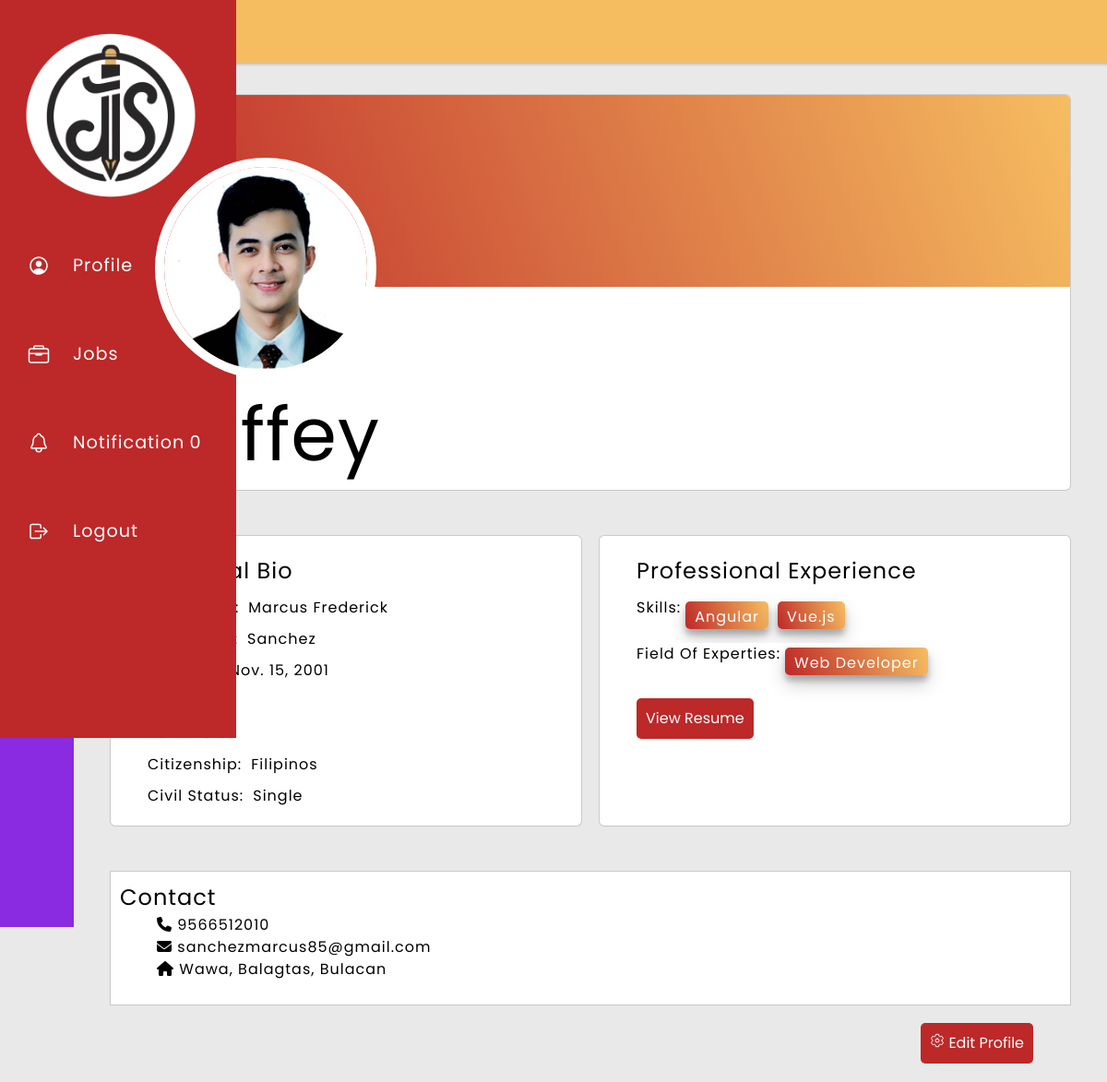
The app's page /applicantProfile/ (signed in) with its own data.
### main/models.py (models this page shows, shortened)
class Profile(models.Model):
    user = models.OneToOneField(User, on_delete=models.CASCADE)
    birthday = models.DateField(null=True, blank=True)
    age = models.IntegerField(null=True, blank=True)
    address = models.CharField(max_length=255, blank=True, default='')
    sex_choices = [
        ('Male', 'Male'),
        ('Female', 'Female'),
        ('Other', 'Other'),
    ]
    sex = models.CharField(max_length=10, choices=sex_choices, blank=True, default='')
    current_company = models.CharField(max_length=255, blank=True, default='')
    field_of_expertise = models.ManyToManyField('Field_of_Expertise', blank=True)
    skills = models.ManyToManyField('Skill', blank=True)
    civil_status_choices = [
        ('Single', 'Single'),
        ('Married', 'Married'),
        ('Divorced', 'Divorced'),
        ('Widowed', 'Widowed'),
        ('Other', 'Other'),
    ]
    civil_status = models.CharField(max_length=10, choices=civil_status_choices, blank=True, default='')
    citizenship = models.CharField(max_length=255, blank=True, default='')
    phone_number = models.IntegerField(blank=True, null=True)
    province = models.CharField(max_length=100, default='')
    municipality = models.CharField(max_length=100, default='')
    user_types = [
        ('Admin', 'Admin'),
        ('Applicant', 'Applicant'),
        ('Employer', 'Employer'),
    ]
    user_type = models.CharField(max_length=10, choices=user_types, default='Employee')
    profile_pic = models.ImageField(upload_to=user_profile_pic_path, blank=True, null=True)
    resume = models.FileField(upload_to=user_resume_path, blank=True, null=True)

class Skill(models.Model):
    name = models.CharField(max_length=255, unique=True)

class Field_of_Expertise(models.Model):
    name = models.CharField(max_length=255, unique=True)

### main/views.py (the view)
# urls.py: path("applicantProfile/", views.applicantProfile, name="applicantProfile"),
@login_required
@user_passes_test(is_applicant, login_url='/unauthorized_access/')
def applicantProfile(request):
    user_profile = None
    unread_notification_count = Notifications.objects.filter(user=request.user, read=False).count()
    if hasattr(request.user, 'profile'):
        user_profile = request.user.profile
    else:
        print("No profile found for user:", request.user)
    return render(request, "main/Applicant/applicant-profile.html", {'user_profile': user_profile, 'unread_notification_count': unread_notification_count})

### main/views.py (called while the page is built)
def is_applicant(user):
    return user.profile.user_type == 'Applicant' if hasattr(user, 'profile') else False

### main/templates/main/Applicant/applicant-profile.html (shortened to what this page needs)
{% load static %}
<html>
    <head>
        <link rel="stylesheet" href="https://cdn.jsdelivr.net/npm/bootstrap@4.0.0/dist/css/bootstrap.min.css">
        <link rel="stylesheet" type="text/css" href="{% static 'css/employee-profile.css' %}">
    </head>
    <body>
        <div class="main-container">
            <div class="flex-container">
                <div class="popup-nav">
                    <div class="logo">
                        <img class="logo" src="{% static 'img/JobPortal Logo Emblem White-BG.png' %}" alt="logo">
                    </div>
                    <ul class="navbar-nav">
                        <li class="nav-item">
                            <a href="{% url 'applicantProfile' %}" class="nav-link">
                                <ion-icon name="person-circle-outline"></ion-icon>
                                <span class="nav-text">Profile</span>
                            </a>
                        </li>
                        <li class="nav-item">
                            <a href="{% url 'applicantHome' %}" class="nav-link">
                                <ion-icon name="briefcase-outline"></ion-icon>
                                <span class="nav-text">Jobs</span>
                            </a>
                        </li>
                        <li class="nav-item">
                            <a href="{% url 'applicantNotif' %}" class="nav-link">
                                <ion-icon name="notifications-outline"></ion-icon>
                                <span class="nav-text">Notification</span>
                                <span class="nav-text">{{ unread_notification_count }}</span>
                            </a>
                        </li>
                        <li class="nav-item">
                            <a href=""  class="nav-link" data-toggle="modal" data-target="#logoutModal">
                                <ion-icon name="log-out-outline"></ion-icon>
                                <span class="nav-text">Logout</span>
                            </a>
                        </li>
                    </ul>
                </div>
            </div>
            <div class="right-container">
                <div class="profile-header">
                    <span>Profile</span>
                </div>
                <div class="profile-container">
                    <div class="flex-profile">
                        <div class="name">
                            <div class="top-design"></div>
                            <div class="pic-container">
                                {% if user_profile.profile_pic %}
                                    <img class="profile-pic pic" src="{{ user_profile.profile_pic.url }}" alt="Profile Picture">
                                {% else %}
                                    <img class="profile-pic pic" src="{% static 'img/placeholder.png' %}" alt="Profile Picture">
                                {% endif %}
                            </div>
                            <span class="profile-name">{{ user.username }}</span>
                        </div>
                        <div class="flex-personal-info">
                            <div class="peronal-info-container">
                                <span class="profile-info-h1">Personal Bio</span>
                                <div class="info-container">
                                    <span class="profile-info-h2">First Name: </span>
                                    <span class="profile-info">{{ user.first_name }}</span>
                                </div>
                                <div class="info-container">
                                    <span class="profile-info-h2">Last Name: </span>
                                    <span class="profile-info">{{ user.last_name }}</span>
                                </div>
                                <div class="info-container">
                                    <span class="profile-info-h2">Birthday: </span>
                                    <span class="profile-info">{{ user_profile.birthday }}</span>
                                </div>
                                <div class="info-container">
                                    <span class="profile-info-h2">Age: </span>
                                    <span class="profile-info"> {{ user_profile.age }}</span>
                                </div>
                                <div class="info-container">
                                    <span class="profile-info-h2">Sex: </span>
                                    <span class="profile-info">{{ user_profile.sex }}</span>
                                </div>
                                <div class="info-container">
                                    <span class="profile-info-h2">Citizenship: </span>
                                    <span class="profile-info">{{ user_profile.citizenship }}</span>
                                </div>
                                <div class="info-container">
                                    <span class="profile-info-h2">Civil Status: </span>
                                    <span class="profile-info">{{ user_profile.civil_status }}</span>
                                </div>
                            </div>
                            <div class="peronal-exp-container">
                                <span class="profile-info-h1">Professional Experience</span>
                                <div class="info-container">
                                    <span class="profile-info-h2">Skills: </span>
                                    <div class="tags" id="job-tags-container">
                                        {% for skill in user_profile.skills.all %}
                                            <p class="tag">{{ skill.name }}</p>
                                        {% endfor %}
                                    </div>
                                </div>
                                <div class="info-container">
                                    <span class="profile-info-h2">Field Of Experties: </span>
                                    <div class="tags" id="job-tags-container">
                                        {% for field_of_expertise in user_profile.field_of_expertise.all %}
                                            <p class="tag">{{ field_of_expertise.name }}</p>
                                        {% endfor %}
                                    </div>
                                </div>
                                {% if user_profile.resume %}
                                    <a href="{{ user_profile.resume.url }}" target="_blank">
                                        <input type="button" class="resume" value="View Resume">
                                    </a>
                                {% else %}
                                    <p>No resume available.</p>
                                {% endif %}
                            </div>
                        </div>
                        <div class="contact-container">
                            <span class="profile-info-h1">Contact</span>
                            <ul>
                                <li>
                                    <span class="icon"><i class="fa fa-phone" aria-hidden="true"></i>
                                    </span>
                                    <span class="text">{{ user_profile.phone_number }}</span>
                                </li>
                                <li>
                                    <span class="icon"><i class="fa fa-envelope" aria-hidden="true"></i>
                                    </span>
                                    <span class="text">{{ user.email }}</span>
                                </li>
                                <li>
                                    <span class="icon"><i class="fa fa-home" aria-hidden="true"></i></span>
                                    <span class="text">{{ user_profile.address }}</span>
                                </li>
                             </ul>
                        </div>
                    </div>
                    <div class="flex-edit">
                        <div class="edit-container">
                            <a href="{% url 'applicantEdit' %}">
                                <button class="edit"><ion-icon name="settings-outline"></ion-icon>  Edit Profile</button>
                            </a>
                        </div>
                    </div>
                </div>
            </div>
    </body>
</html>

### main/static/css/employee-profile.css (style rules this page uses)
body { padding: 0; margin: 0; color: #000; background: #e9e9e9; font-family: Poppins; letter-spacing: 1px; }
.main-container { position: relative; width: 100%; height: 1005px; margin: 0 auto; }
.flex-container { position: fixed; display: flex; width: 5rem; height: 1005px; padding: 0; background: blueviolet; transition: 2s; }
.popup-nav { margin: 0; width: 5rem; height: 100vh; position: fixed; background-color: #bd2828; transition: 1s ease; font-size: 1.2rem; }
.navbar-nav { list-style: none; padding: 0; margin: 0; display: flex; flex-direction: column; align-items: center; }
.logo img { position: relative; margin: 10px 0 0 5px; padding-left: 0; max-width:100%; width: 90%; height: auto; transform: scale(1,1); }
.nav-item { width: 100%; margin: 0 0 0 10px; padding: 0 5px; }
.nav-link { display: flex; align-items: center; height: 6rem; color: #fff; text-decoration: none; transition: 2s; }
.nav-text { display: none; margin-left: 5px; transition: 2s; }
.nav-link ion-icon { font-size: 1.5rem; min-width: 2rem; margin: 0 1rem; }
.right-container { margin-left: 5rem; width: cal(100%-5rem); height: 100%; max-height: 5000px; transition: .5s; }
.profile-header { padding: 10px 20px; background: #f6bd60; box-shadow: 0px 0px 3px 2px rgba(0,0,0,0.2); }
.profile-header span { margin: 0 30px; font-size: 2rem; }
.profile-container { width: max(50%,cal(100%-5rem)); height: 900px; margin: 5px 0; padding: 30px; background: #e9e9e9; }
.name { width: cal(100%-5rem); margin: 0 10px 30px; background: #fff; border-radius: 5px; box-shadow: rgba(0, 0, 0, 0.02) 0px 1px 3px 0px, rgba(27, 31, 35, 0.15) 0px 0px 0px 1px; }
.top-design { width: 100%; height: 13rem; margin: 0 0 100px 0; background: linear-gradient(70deg, #bd2828, #f6bd60); border-top-right-radius: 5px; border-top-left-radius: 5px; }
.profile-pic { position: absolute; left: 14%; top: 17%; width: 15rem; height: 15rem; border: solid 10px #fff; border-radius: 50%; background-repeat: no-repeat; background-position: center center; background-size: cover }
.profile-name { margin: 0 50px; font-size: 5rem; }
.contact-container { margin: 0 10px; padding: 10px; background: #fff; box-shadow: rgba(0, 0, 0, 0.02) 0px 1px 3px 0px, rgba(27, 31, 35, 0.15) 0px 0px 0px 1px; }
ul { list-style: none; }
.flex-personal-info { margin: 50px 0 ; width: cal(100%-5rem); display: flex; justify-content: space-between; flex-wrap: wrap; }
.peronal-info-container { width: 40%; display: flex; margin: 0 10px; padding: 20px 40px; justify-content:start; flex-direction: column; flex-grow: 1; background: #fff; border-radius: 5px; box-shadow: rgba(0, 0, 0, 0.02) 0px 1px 3px 0px, rgba(27, 31, 35, 0.15) 0px 0px 0px 1px; }
.peronal-exp-container { width: 40%; display: flex; margin: 0 10px; padding: 20px 40px; justify-content:start; flex-direction: column; flex-grow: 1; background: #fff; border-radius: 5px; box-shadow: rgba(0, 0, 0, 0.02) 0px 1px 3px 0px, rgba(27, 31, 35, 0.15) 0px 0px 0px 1px; }
.tags { display: flex; flex-wrap: wrap; }
.tag { background: linear-gradient(70deg, #bd2828, #f6bd60); color: #fff; height: 30px; padding: 5px 10px; margin: 5px; border-radius: 5px; cursor: pointer; box-shadow: rgba(0, 0, 0, 0.19) 0px 10px 20px, rgba(0, 0, 0, 0.23) 0px 6px 6px; }
.resume { margin: 20px 0 0; padding: 10px; border: none; color: #fff; background: #bd2828; border-radius: 5px; }
.info-container { display: flex; margin: 10px 0 0; background: #fff; }
.profile-info-h1 { font-size: 1.5rem; }
.profile-info { margin: 0 10px; }
.flex-edit { display: flex; justify-content: end; }
.edit-container { margin: 0 10px; padding: 20px 40px; }
.edit-container button { padding: 10px; color: #fff; border: 0; background: #bd2828; border-radius: 5px; cursor: pointer; }

### records on screen
Profile: profile_pic (picture), birthday "Nov. 15, 2001", citizenship "Filipinos", civil_status "Single", phone_number "9566512010", address "Wawa, Balagtas, Bulacan"
Skill: name "Angular"
Skill: name "Vue.js"
Field_of_Expertise: name "Web Developer"

### other values on screen
{{ unread_notification_count }} "0"
{{ user.username }} "Laffey"
{{ user.first_name }} "Marcus Frederick"
{{ user.last_name }} "Sanchez"
{{ user.email }} "sanchezmarcus85@gmail.com"
